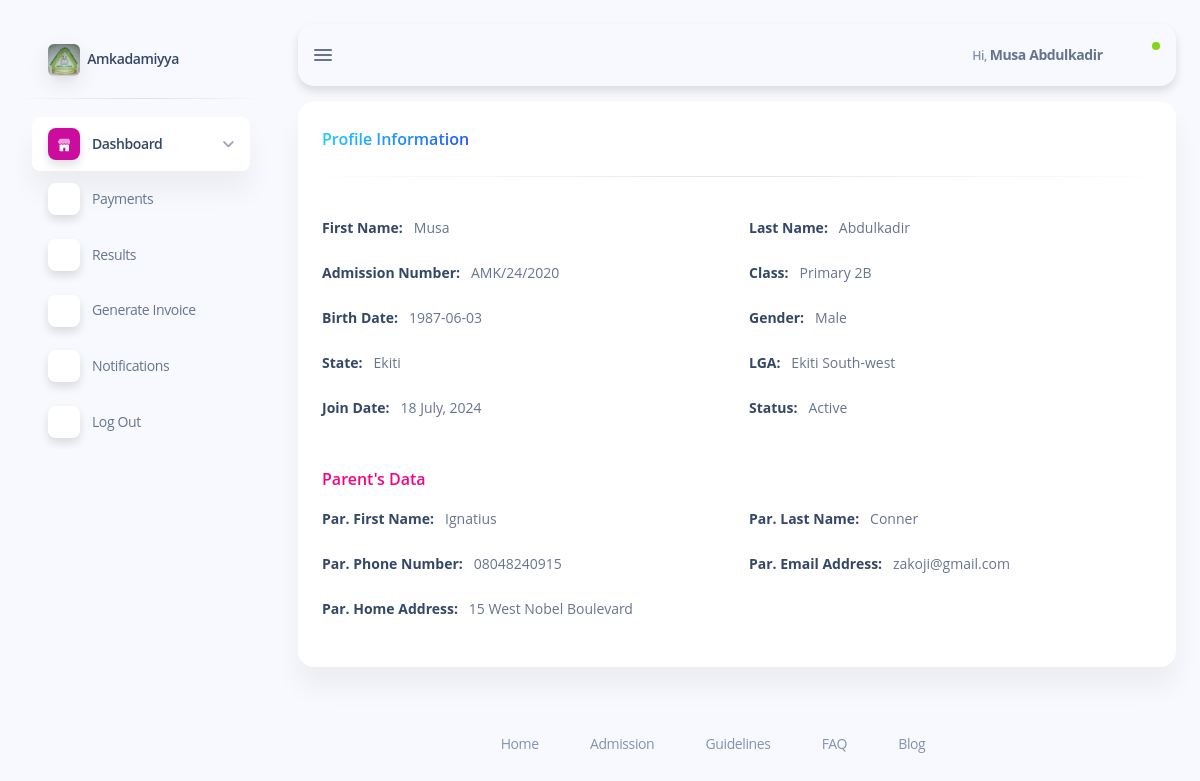
The app's page /subdomains/student/student-profile.php (signed in) with its own data.
### tables this page shows
CREATE TABLE `students` (
  `student_id` int(11) NOT NULL,
  `class_id` int(11) NOT NULL,
  `section_id` int(11) NOT NULL,
  `admission_id` varchar(20) NOT NULL,
  `first_name` varchar(50) NOT NULL,
  `second_name` varchar(50) NOT NULL,
  `last_name` varchar(50) NOT NULL,
  `status` varchar(50) NOT NULL,
  `password` varchar(255) NOT NULL,
  `birth_date` date NOT NULL,
  `state` varchar(50) NOT NULL,
  `lga` varchar(50) NOT NULL,
  `gender` varchar(50) NOT NULL,
  `parent_first_name` varchar(50) NOT NULL,
  `parent_last_name` varchar(50) NOT NULL,
  `parent_email` varchar(50) NOT NULL,
  `parent_address` varchar(50) NOT NULL,
  `parent_phone_number` varchar(50) NOT NULL,
  `timestamp` timestamp NOT NULL DEFAULT current_timestamp() ON UPDATE current_timestamp()
);

CREATE TABLE `classes` (
  `class_id` int(11) NOT NULL,
  `class_name` varchar(50) NOT NULL,
  `section_id` int(11) NOT NULL
);

### subdomains/student/student-profile.php (the view, shortened to what this page needs)
<?php
require_once "../../config/database.php";
if (isset($_SESSION['student']['student_id'])) {
    $student_id = $_SESSION['student']['student_id'];
    $sql = "SELECT * FROM `students` WHERE `student_id` = '$student_id'";
    $students = mysqli_query($conn, $sql);
    $student = mysqli_fetch_assoc($students);
}
?>
<!DOCTYPE html>
<html lang="en">
<head>
    <?php include "inc/student-header.php"; ?>
</head>
<body class="g-sidenav-show bg-info-soft">
    <?php
    include "inc/student-sidebar.php";
    ?>
    <main class="main-content position-relative max-height-vh-100 h-100 border-radius-lg">
        <?php require "inc/student-navbar.php"; ?>
        <div class="container-fluid pt-3">
            <div class="row">
                <div class="col-12 mb-3">
                    <div class="card">
                        <div class="card-header pb-0">
                            <div class="d-flex justify-content-between">
                                <h6 class="text-gradient text-info">Profile Information</h6>
                            </div>
                        </div>
                        <hr class="horizontal dark">
                        <div class="card-body">
                            <div class="row">
                                <div class="col-xxl-4 col-6 text-sm mb-4">
                                    <strong class="text-dark">First Name: </strong>&nbsp; <?php echo ucfirst($student['first_name']); ?>
                                </div>
                                <div class="col-xxl-4 col-6 text-sm mb-4">
                                    <strong class="text-dark">Last Name: </strong>&nbsp; <?php echo ucfirst($student['last_name']); ?>
                                </div>
                                <div class="col-xxl-4 col-6 text-sm mb-4">
                                    <strong class="text-dark">Admission Number: </strong>&nbsp; <?php echo ucfirst($student['admission_id']); ?>
                                </div>
                                <div class="col-xxl-4 col-6 text-sm mb-4">
                                    <strong class="text-dark">Class: </strong>&nbsp;
                                    <?php
                                    $class_id = $student['class_id'];
                                    $sql = "SELECT `class_name` FROM `classes` WHERE `class_id` = '$class_id'";
                                    $clasess = mysqli_query($conn, $sql);
                                    $class = mysqli_fetch_assoc($clasess);
                                    echo $class['class_name'];
                                    ?>
                                </div>
                                <div class="col-xxl-4 col-6 text-sm mb-4">
                                    <strong class="text-dark">Birth Date: </strong>&nbsp; <?php echo $student['birth_date']; ?>
                                </div>
                                <div class="col-xxl-4 col-6 text-sm mb-4">
                                    <strong class="text-dark">Gender: </strong>&nbsp; <?php echo $student['gender']; ?>
                                </div>
                                <div class="col-xxl-4 col-6 text-sm mb-4">
                                    <strong class="text-dark">State: </strong>&nbsp; <?php echo $student['state']; ?>
                                </div>
                                <div class="col-xxl-4 col-6 text-sm mb-4">
                                    <strong class="text-dark">LGA: </strong>&nbsp; <?php echo ucfirst($student['lga']); ?>
                                </div>
                                <div class="col-xxl-4 col-6 text-sm mb-4">
                                    <strong class="text-dark">Join Date: </strong>&nbsp; <?php echo date("j F, Y", strtotime($student['timestamp'])); ?>
                                </div>
                                <div class="col-xxl-4 col-6 text-sm mb-4">
                                    <strong class="text-dark">Status: </strong>&nbsp; <?php echo $student['status'] == "" ? "Not Active" : "Active"; ?>
                                </div>
                                <h6 class="mt-4 mb-3 text-gradient text-primary">Parent's Data</h6>
                                <div class="col-xxl-4 col-6 text-sm mb-4">
                                    <strong class="text-dark">Par. First Name: </strong>&nbsp; <?php echo ucfirst($student['parent_first_name']); ?>
                                </div>
                                <div class="col-xxl-4 col-6 text-sm mb-4">
                                    <strong class="text-dark">Par. Last Name: </strong>&nbsp; <?php echo ucfirst($student['parent_last_name']); ?>
                                </div>
                                <div class="col-xxl-4 col-6 text-sm mb-4">
                                    <strong class="text-dark">Par. Phone Number: </strong>&nbsp; <?php echo $student['parent_phone_number']; ?>
                                </div>
                                <div class="col-xxl-4 col-6 text-sm mb-4">
                                    <strong class="text-dark">Par. Email Address: </strong>&nbsp; <?php echo $student['parent_email']; ?>
                                </div>
                                <div class="col-xxl-4 col-6 text-sm mb-4">
                                    <strong class="text-dark">Par. Home Address: </strong>&nbsp; <?php echo $student['parent_address']; ?>
                                </div>
                            </div>
                        </div>
                    </div>
                </div>
            </div>
        </div>
        <?php include "inc/student-footer.php"; ?>
    </main>
</body>
</html>

### css/style.css (style rules this page uses)
html { font-size: 1rem; }
@media (min-width: 576px) { html { font-size: 0.9rem; } }
@media (min-width: 768px) { html { font-size: 0.95rem; } }
@media (min-width: 992px) { html { font-size: 1rem; } }

### records on screen
students: first_name "Musa", last_name "Abdulkadir", admission "AMK/24/2020", birth_date "1987-06-03", gender "Male", state "Ekiti", lga "Ekiti South-west", timestamp "18 July, 2024", parent_first_name "Ignatius", parent_last_name "Conner", parent_phone_number "08048240915", parent_email "zakoji@gmail.com", parent_address "15 West Nobel Boulevard"
classes: class_name "Primary 2B"

### other values on screen
$_SESSION['student']['first_name'] "Musa"
$_SESSION['student']['last_name'] "Abdulkadir"
